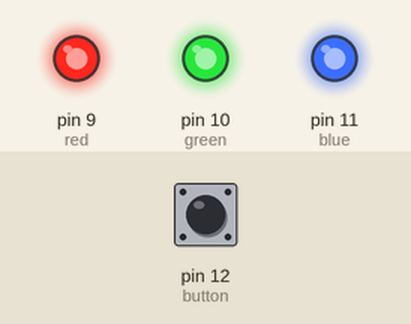
Bench run of a sketch on a simulated Arduino Uno, built with avr-gcc and run on an emulated ATmega328P. Shown: output pins drawn as LEDs (lit = HIGH). The test bench sets the inputs (shaded band); at power-on: pin 12 (button) HIGH.

Above: at 1.2 s.
1.3 s: pin 12 (button) pulled LOW for 1 s
At 2.9 s:
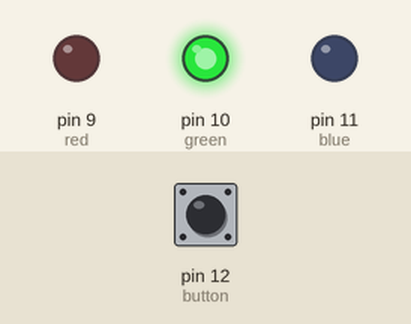
3.8 s: pin 12 (button) pulled LOW for 0.15 s
At 5.2 s:
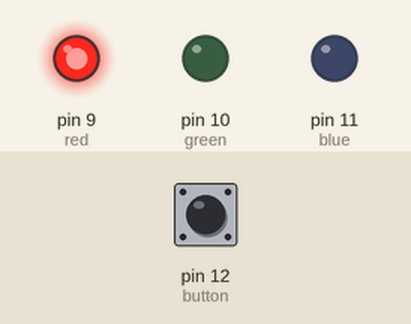
5.5 s: pin 12 (button) pulled LOW for 0.15 s
At 6.1 s:
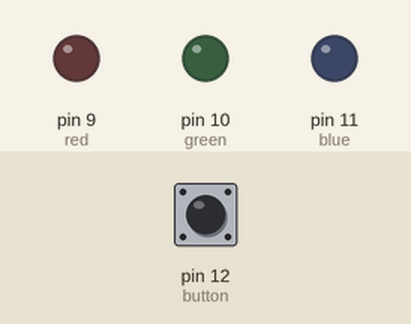
7.2 s: pin 12 (button) pulled LOW for 3.2 s
At 7.72 s:
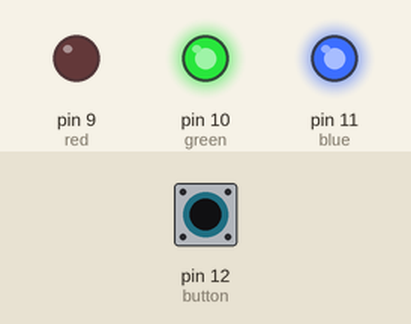
Timing chart, 0 to 12.1 s (numbered marks = the images above; inputs shaded):
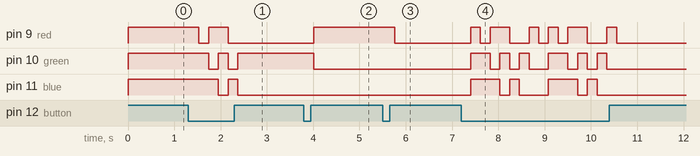

The sketch:

projetoArtes.ino
```cpp
#define button 12
#define red 9
#define green 10
#define blue 11
int state = 0;
void setup() {
  pinMode(button, INPUT_PULLUP);
  pinMode(red, OUTPUT);
  pinMode(green, OUTPUT);
  pinMode(blue, OUTPUT);

}

void loop() {
  if(state == 0){
    colorir(255, 255, 255);
  }else if(state == 1){
    colorir(0, 255, 255);
  }else if(state == 2){
    colorir(255, 0, 255);
  }else if(state == 3){
    colorir(255, 255, 0);
  }else if(state == 4){
    colorir(0, 0, 255);
  }else if(state == 5){
    colorir(0, 255, 0);
  }else if(state == 6){
    colorir(255, 0, 0);
  }else if(state == 7){
    colorir(0, 0, 0);
  }
  if(digitalRead(button) == 0){
    state ++;
    if(state > 7){
      state = 0;
    }
    delay(100);
  }
  delay(100);
}
void colorir(int verm, int verd, int azul){
  analogWrite(red, verm);
  analogWrite(green, verd);
  analogWrite(blue, azul);
  delay(10);
}
```

Measured:
- after the input at 1.3 s, pin 9 (red): HIGH → LOW after 0.23 s, → HIGH 0.21 s later, → LOW 0.42 s later; pin 10 (green): alternates HIGH for 0.21 s and LOW for 0.21 s, 4 changes in all, then stays HIGH, starting after 0.44 s; pin 11 (blue): HIGH → LOW after 0.65 s, → HIGH 0.21 s later, → LOW 0.21 s later
- after the input at 3.8 s, pin 9 (red): LOW → HIGH after 0.21 s; pin 10 (green): HIGH → LOW after 0.21 s
- after the input at 5.5 s, pin 9 (red): HIGH → LOW after 0.26 s
- after the input at 7.2 s, pin 9 (red): LOW → HIGH after 0.20 s, → LOW 0.21 s later, → HIGH 0.21 s later, → LOW 0.42 s later, … (12 changes in this stretch); pin 10 (green): LOW → HIGH after 0.20 s, → LOW 0.42 s later, → HIGH 0.21 s later, → LOW 0.21 s later, … (12 changes in this stretch)
